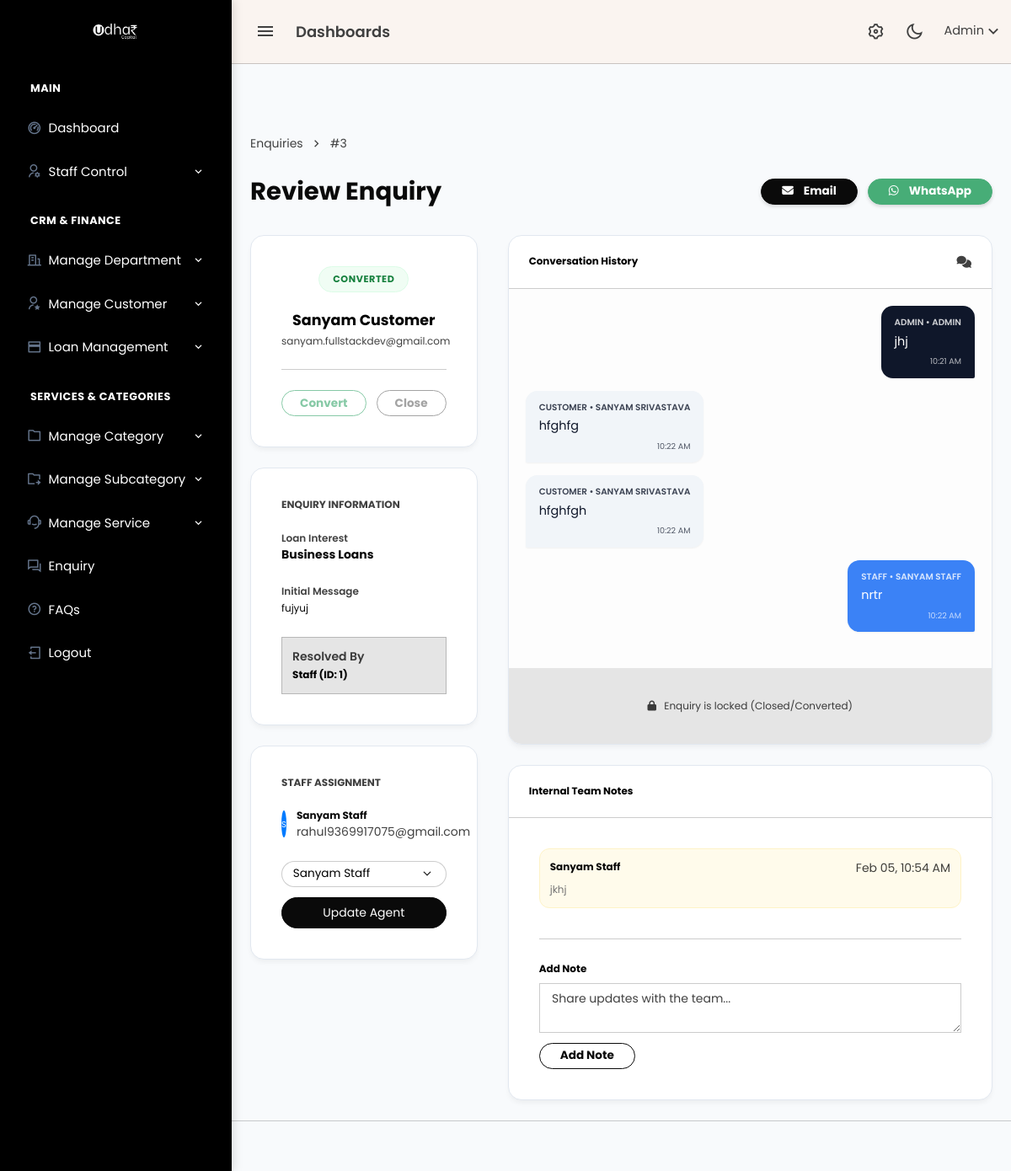
The app's page /admin/enquiry_view.php?id=3 (signed in) with its own data.
### tables this page shows
CREATE TABLE `enquiries` (
  `id` int(11) NOT NULL,
  `customer_id` bigint(20) UNSIGNED DEFAULT NULL,
  `full_name` varchar(255) NOT NULL,
  `phone` varchar(15) NOT NULL,
  `email` varchar(255) NOT NULL,
  `loan_type_id` int(11) NOT NULL,
  `loan_type_name` varchar(255) NOT NULL,
  `query_message` text NOT NULL,
  `status` enum('new','assigned','conversation','converted','closed') NOT NULL DEFAULT 'new',
  `assigned_staff_id` bigint(20) UNSIGNED DEFAULT NULL,
  `assigned_by` bigint(20) UNSIGNED DEFAULT NULL,
  `assigned_at` timestamp NULL DEFAULT NULL,
  `converted_by_role` enum('admin','staff','customer') DEFAULT NULL,
  `converted_by_id` bigint(20) UNSIGNED DEFAULT NULL,
  `converted_at` timestamp NULL DEFAULT NULL,
  `closed_by_role` enum('admin','staff','customer') DEFAULT NULL,
  `closed_by_id` bigint(20) UNSIGNED DEFAULT NULL,
  `closed_at` timestamp NULL DEFAULT NULL,
  `created_at` timestamp NOT NULL DEFAULT current_timestamp()
);

CREATE TABLE `staff` (
  `id` bigint(20) UNSIGNED NOT NULL,
  `name` varchar(255) NOT NULL,
  `email` varchar(255) NOT NULL,
  `password` varchar(255) NOT NULL,
  `department_id` int(11) DEFAULT NULL,
  `created_by` bigint(20) UNSIGNED DEFAULT NULL,
  `status` enum('active','inactive') DEFAULT 'active',
  `created_at` timestamp NOT NULL DEFAULT current_timestamp(),
  `role_id` int(11) DEFAULT NULL
);

CREATE TABLE `enquiry_messages` (
  `id` bigint(20) UNSIGNED NOT NULL,
  `conversation_id` bigint(20) UNSIGNED NOT NULL,
  `sender_role` enum('admin','staff','customer') NOT NULL,
  `sender_id` bigint(20) UNSIGNED DEFAULT NULL,
  `message` text NOT NULL,
  `created_at` timestamp NOT NULL DEFAULT current_timestamp()
);

CREATE TABLE `customers` (
  `id` bigint(20) UNSIGNED NOT NULL,
  `full_name` varchar(255) NOT NULL,
  `email` varchar(255) NOT NULL,
  `phone` varchar(20) NOT NULL,
  `password` varchar(255) NOT NULL,
  `aadhaar_number` varchar(20) DEFAULT NULL,
  `status` enum('active','blocked') DEFAULT 'active',
  `created_at` timestamp NOT NULL DEFAULT current_timestamp(),
  `updated_at` timestamp NOT NULL DEFAULT current_timestamp() ON UPDATE current_timestamp()
);

CREATE TABLE `enquiry_notes` (
  `id` bigint(20) UNSIGNED NOT NULL,
  `enquiry_id` int(11) NOT NULL,
  `note` text NOT NULL,
  `created_by_role` enum('admin','staff') NOT NULL,
  `created_by_id` bigint(20) UNSIGNED NOT NULL,
  `created_at` timestamp NOT NULL DEFAULT current_timestamp()
);

### admin/enquiry_view.php (the view, shortened to what this page needs)
<?php
include 'header.php';
include 'topbar.php';
include 'sidebar.php';
$enquiry_id = (int)($_GET['id'] ?? 0);
$enquiry_sql = "SELECT e.*,
                        s.name AS assigned_staff_name, s.email AS assigned_staff_email,
                        c.full_name AS customer_name, c.email AS customer_email, c.phone AS customer_phone
                FROM enquiries e
                LEFT JOIN staff s ON e.assigned_staff_id = s.id
                LEFT JOIN customers c ON e.customer_id = c.id
                WHERE e.id = $enquiry_id
                LIMIT 1";
$enquiry_res = mysqli_query($conn, $enquiry_sql);
$enquiry = mysqli_fetch_assoc($enquiry_res);
$is_closed_or_converted = in_array($enquiry['status'], ['closed','converted'], true);
$wa_phone = preg_replace('/\D+/', '', $enquiry['phone'] ?? '');
$wa_text = rawurlencode("Hello {$enquiry['full_name']}, can you provide more information about your enquiry #{$enquiry_id}?");
$wa_link = "https://api.whatsapp.com/send/?phone={$wa_phone}&text={$wa_text}&type=phone_number&app_absent=0";
$staff_list = [];
$staff_res = mysqli_query($conn, "SELECT id, name, email FROM staff WHERE status = 'active' ORDER BY name ASC");
if ($staff_res) {
    while ($s = mysqli_fetch_assoc($staff_res)) {
        $staff_list[] = $s;
    }
}
$conv_res = mysqli_query($conn, "SELECT id FROM enquiry_conversations WHERE enquiry_id = $enquiry_id LIMIT 1");
$conversation_id = 0;
if ($conv_res && mysqli_num_rows($conv_res) > 0) {
    $conv = mysqli_fetch_assoc($conv_res);
    $conversation_id = (int)$conv['id'];
}
$messages = [];
if ($conversation_id > 0) {
    $msg_sql = "SELECT m.*,
                        a.name AS admin_name,
                        st.name AS staff_name,
                        cu.full_name AS customer_name
                FROM enquiry_messages m
                LEFT JOIN admin a ON (m.sender_role='admin' AND m.sender_id = a.id)
                LEFT JOIN staff st ON (m.sender_role='staff' AND m.sender_id = st.id)
                LEFT JOIN customers cu ON (m.sender_role='customer' AND m.sender_id = cu.id)
                WHERE m.conversation_id = $conversation_id
                ORDER BY m.created_at ASC";
    $msg_res = mysqli_query($conn, $msg_sql);
    if ($msg_res) {
        while ($m = mysqli_fetch_assoc($msg_res)) {
            $messages[] = $m;
        }
    }
}
$notes = [];
$notes_res = mysqli_query($conn, "SELECT n.*,
        CASE
            WHEN n.created_by_role = 'admin' THEN a.name
            WHEN n.created_by_role = 'staff' THEN s.name
            ELSE 'User'
        END AS creator_name
    FROM enquiry_notes n
    LEFT JOIN admin a ON (n.created_by_role='admin' AND n.created_by_id = a.id)
    LEFT JOIN staff s ON (n.created_by_role='staff' AND n.created_by_id = s.id)
    WHERE n.enquiry_id = $enquiry_id
    ORDER BY n.created_at DESC");
if ($notes_res) {
    while ($n = mysqli_fetch_assoc($notes_res)) {
        $notes[] = $n;
    }
}
?>
<div class="content-page">
    <div class="content">
        <div class="container-fluid pt-4">
            <div class="d-flex justify-content-between align-items-end mb-4">
                <div>
                    <nav aria-label="breadcrumb">
                        <ol class="breadcrumb mb-1">
                            <li class="breadcrumb-item"><a href="enquiries.php" class="text-muted">Enquiries</a></li>
                            <li class="breadcrumb-item active">#<?= $enquiry_id ?></li>
                        </ol>
                    </nav>
                    <h2 class="fw-bold text-dark mb-0">Review Enquiry</h2>
                </div>
                <div class="d-flex gap-2">
                    <a href="enquiry_email.php?id=<?= $enquiry_id ?>" class="btn btn-dark px-3 rounded-pill fw-bold btn-sm shadow-sm">
                        <i class="fas fa-envelope me-2"></i>Email
                    </a>
                    <?php if (!empty($wa_phone)): ?>
                        <a href="<?= $wa_link ?>" target="_blank" class="btn btn-success px-3 rounded-pill fw-bold btn-sm shadow-sm">
                            <i class="fab fa-whatsapp me-2"></i>WhatsApp
                        </a>
                    <?php endif; ?>
                </div>
            </div>
            <div class="row g-4">
                <div class="col-lg-4">
                    <div class="card-modern p-4 text-center">
                        <span class="status-badge status-<?= $enquiry['status'] ?> mb-3 d-inline-block">
                            <?= ucfirst($enquiry['status']) ?>
                        </span>
                        <h4 class="fw-bold mb-1"><?= htmlspecialchars($enquiry['full_name']) ?></h4>
                        <p class="text-muted small mb-3"><?= htmlspecialchars($enquiry['email']) ?></p>
                        <div class="d-flex gap-2 justify-content-center border-top pt-3">
                            <form method="POST" action="db/enquiry_status.php" class="flex-fill">
                                <button class="btn btn-sm btn-outline-success w-100 fw-bold rounded-pill" type="submit" <?= $is_closed_or_converted ? 'disabled' : '' ?>>Convert</button>
                            </form>
                            <form method="POST" action="db/enquiry_status.php" class="flex-fill">
                                <button class="btn btn-sm btn-outline-secondary w-100 fw-bold rounded-pill" type="submit" <?= $is_closed_or_converted ? 'disabled' : '' ?>>Close</button>
                            </form>
                        </div>
                    </div>
                    <div class="card-modern p-4">
                        <h6 class="fw-bold text-uppercase small text-muted mb-3">Enquiry Information</h6>
                        <div class="mb-3">
                            <label class="text-muted small d-block">Loan Interest</label>
                            <span class="fw-bold text-dark"><?= htmlspecialchars($enquiry['loan_type_name']) ?></span>
                        </div>
                        <div class="mb-3">
                            <label class="text-muted small d-block">Initial Message</label>
                            <span class="text-dark small"><?= nl2br(htmlspecialchars($enquiry['query_message'])) ?></span>
                        </div>
                        <?php if ($enquiry['status'] !== 'pending'): ?>
                        <div class="mt-3 p-2 bg-light rounded border">
                            <label class="text-muted x-small d-block">Resolved By</label>
                            <span class="small fw-bold"><?= ucfirst($enquiry['status'] === 'closed' ? $enquiry['closed_by_role'] : $enquiry['converted_by_role']) ?> (ID: <?= $enquiry['status'] === 'closed' ? $enquiry['closed_by_id'] : $enquiry['converted_by_id'] ?>)</span>
                        </div>
                        <?php endif; ?>
                    </div>
                    <div class="card-modern p-4">
                        <h6 class="fw-bold text-uppercase small text-muted mb-3">Staff Assignment</h6>
                        <div class="d-flex align-items-center mb-3">
                            <div class="bg-primary text-white rounded-circle d-flex align-items-center justify-content-center me-2" style="width:32px; height:32px; font-size:10px;">
                                <?= strtoupper(substr($enquiry['assigned_staff_name'] ?: 'U', 0, 1)) ?>
                            </div>
                            <div>
                                <div class="fw-bold small text-dark"><?= htmlspecialchars($enquiry['assigned_staff_name'] ?: 'Unassigned') ?></div>
                                <div class="text-muted x-small"><?= htmlspecialchars($enquiry['assigned_staff_email'] ?: 'No staff assigned') ?></div>
                            </div>
                        </div>
                        <form method="POST" action="db/enquiry_assign.php">
                            <select name="staff_id" class="form-select form-select-sm mb-2 rounded-pill">
                                <?php foreach ($staff_list as $s): ?>
                                    <option value="<?= $s['id'] ?>" <?= ((int)$enquiry['assigned_staff_id'] === (int)$s['id']) ? 'selected' : '' ?>>
                                        <?= htmlspecialchars($s['name']) ?>
                                    </option>
                                <?php endforeach; ?>
                            </select>
                            <button class="btn btn-xs btn-dark w-100 rounded-pill" type="submit">Update Agent</button>
                        </form>
                    </div>
                </div>
                <div class="col-lg-8">
                    <div class="card-modern">
                        <div class="p-3 border-bottom d-flex justify-content-between align-items-center">
                            <h6 class="fw-bold mb-0">Conversation History</h6>
                            <i class="fas fa-comments text-muted"></i>
                        </div>
                        <div class="msg-thread">
                            <?php if (empty($messages)): ?>
                                <div class="text-center py-5">
                                    <i class="fas fa-comment-slash fa-2x text-light mb-2"></i>
                                    <p class="text-muted small">No message history yet.</p>
                                </div>
                            <?php else: ?>
                                <?php foreach ($messages as $m):
                                    $role = $m['sender_role'];
                                    $name = $role === 'admin' ? $m['admin_name'] : ($role === 'staff' ? $m['staff_name'] : $m['customer_name']);
                                    $class = $role === 'admin' ? 'msg-admin' : ($role === 'staff' ? 'msg-staff' : 'msg-customer');
                                ?>
                                    <div class="msg-bubble <?= $class ?>">
                                        <div class="msg-meta"><?= ucfirst($role) ?> • <?= htmlspecialchars($name ?: 'User') ?></div>
                                        <div><?= nl2br(htmlspecialchars($m['message'])) ?></div>
                                        <div class="text-end mt-1" style="font-size: 0.6rem; opacity: 0.7;">
                                            <?= date('h:i A', strtotime($m['created_at'])) ?>
                                        </div>
                                    </div>
                                <?php endforeach; ?>
                            <?php endif; ?>
                        </div>
                        <div class="p-3 bg-light">
                            <?php if ($is_closed_or_converted): ?>
                                <div class="text-center text-muted small py-2"><i class="fas fa-lock me-1"></i> Enquiry is locked (Closed/Converted)</div>
                            <?php endif; ?>
                        </div>
                    </div>
                    <div class="card-modern">
                        <div class="p-3 border-bottom">
                            <h6 class="fw-bold mb-0">Internal Team Notes</h6>
                        </div>
                        <div class="p-4">
                            <?php if (empty($notes)): ?>
                                <p class="text-muted small italic">No internal notes added for this enquiry.</p>
                            <?php else: ?>
                                <?php foreach ($notes as $n): ?>
                                    <div class="internal-note-box">
                                        <div class="d-flex justify-content-between mb-1">
                                            <span class="fw-bold small text-dark"><?= htmlspecialchars($n['creator_name']) ?></span>
                                            <span class="text-muted x-small"><?= date('M d, h:i A', strtotime($n['created_at'])) ?></span>
                                        </div>
                                        <div class="small text-secondary"><?= nl2br(htmlspecialchars($n['note'])) ?></div>
                                    </div>
                                <?php endforeach; ?>
                            <?php endif; ?>
                            <form method="POST" action="db/enquiry_note.php" class="mt-4 pt-3 border-top">
                                <label class="form-label small fw-bold">Add Note</label>
                                <textarea name="note" class="form-control mb-2" rows="2" placeholder="Share updates with the team..." required></textarea>
                                <button class="btn btn-sm btn-outline-dark fw-bold px-3 rounded-pill">Add Note</button>
                            </form>
                        </div>
                    </div>
                </div>
            </div>
        </div>
    </div>
</div>
<?php include 'footer.php'; ?>

### records on screen
enquiries: status "CONVERTED", full_name "Sanyam Customer", email "sanyam.fullstackdev@gmail.com", loan_type_name "Business Loans", query_message "fujyuj", status+converted_by_role "Staff", converted_by "1", staff.name "S", staff.name "Sanyam Staff", staff.email "rahul9369917075@gmail.com", staff_id "Sanyam Staff"
enquiry_messages: sender_role "ADMIN", message "jhj", created_at "10:21 AM"
enquiry_messages: sender_role "CUSTOMER", customers.full_name "SANYAM SRIVASTAVA", message "hfghfg", created_at "10:22 AM"
enquiry_messages: sender_role "CUSTOMER", customers.full_name "SANYAM SRIVASTAVA", message "hfghfgh", created_at "10:22 AM"
enquiry_messages: sender_role "STAFF", staff.name "SANYAM STAFF", message "nrtr", created_at "10:22 AM"
enquiry_notes: creator_name "Sanyam Staff", created_at "Feb 05, 10:54 AM", note "jkhj"

### other values on screen
$enquiry_id "3"
